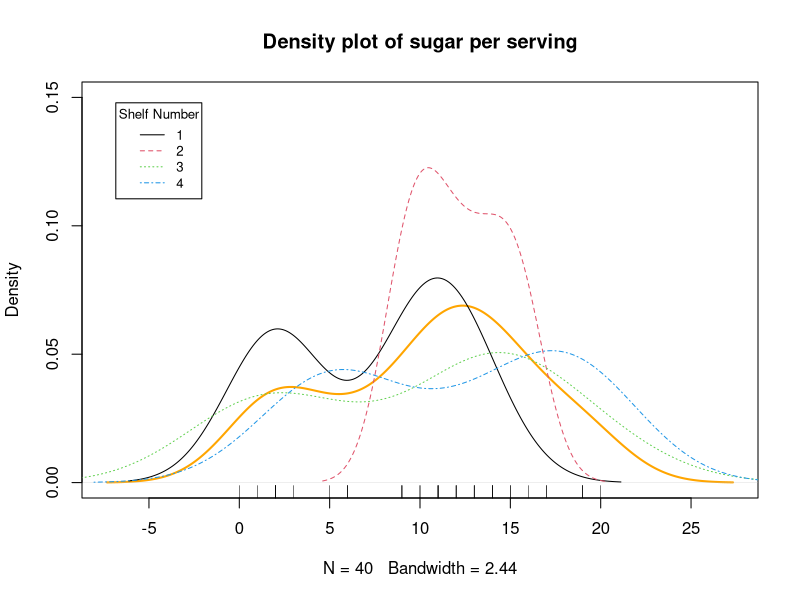
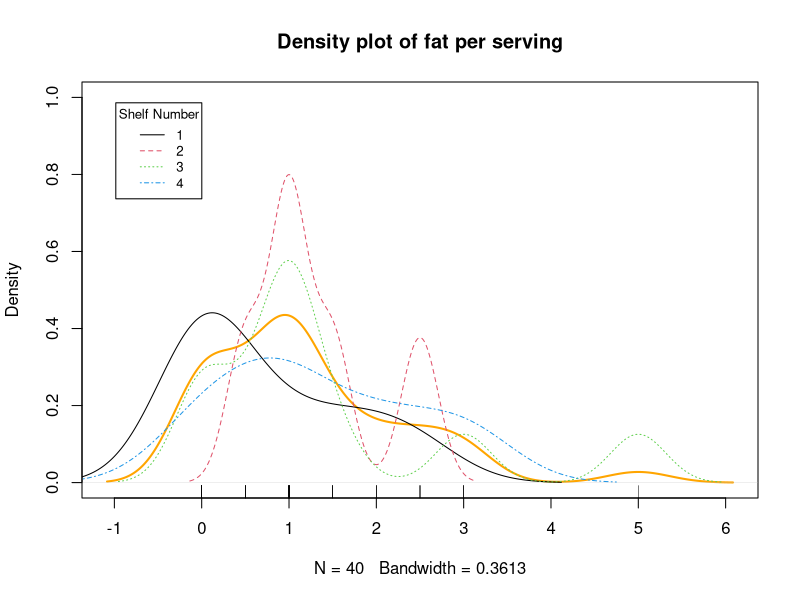
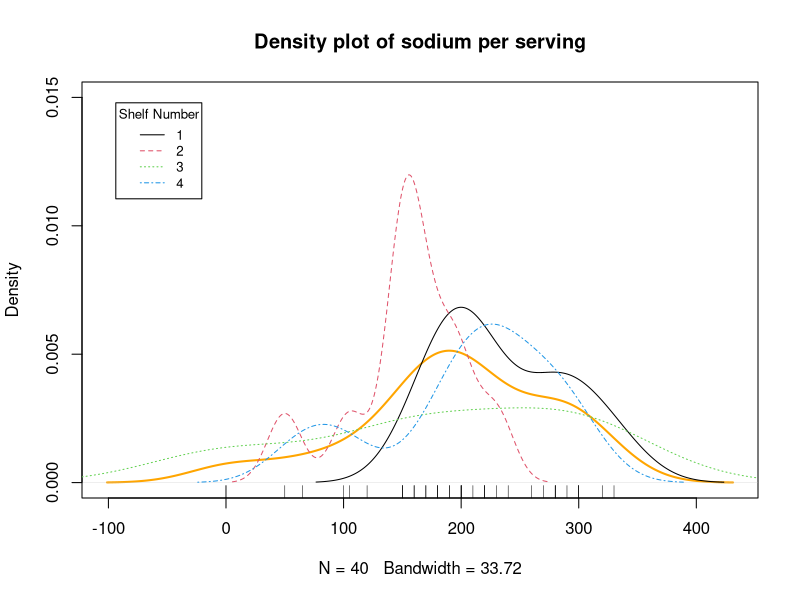
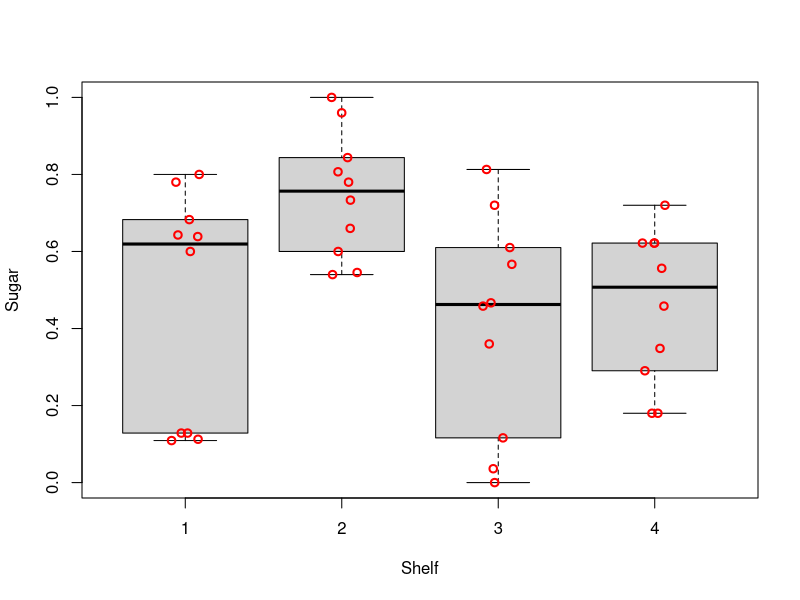
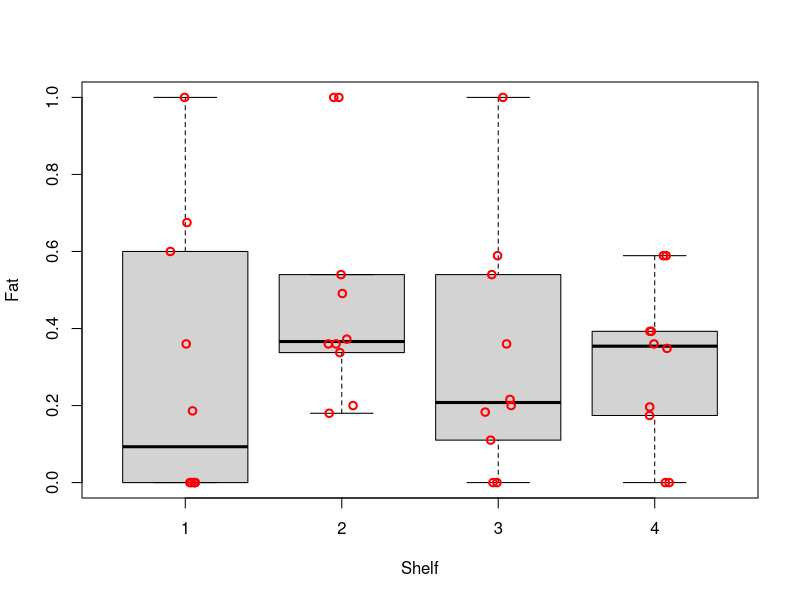
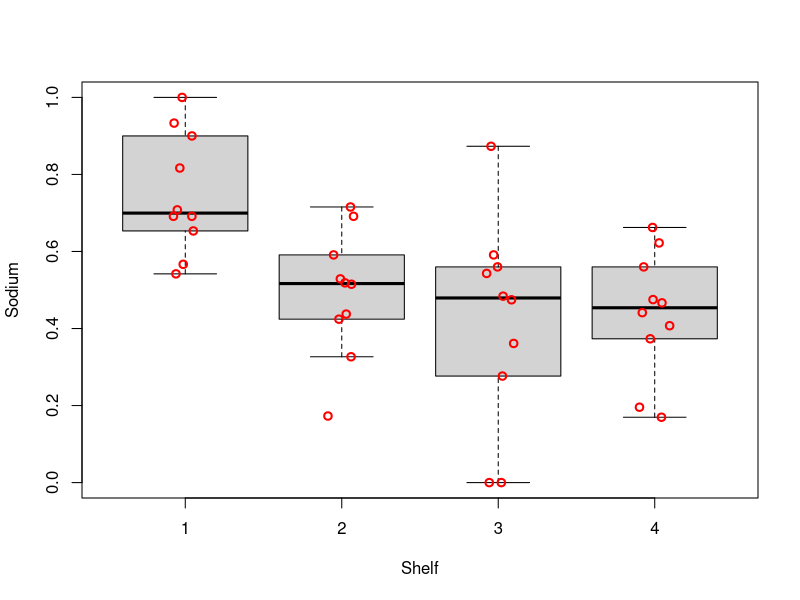
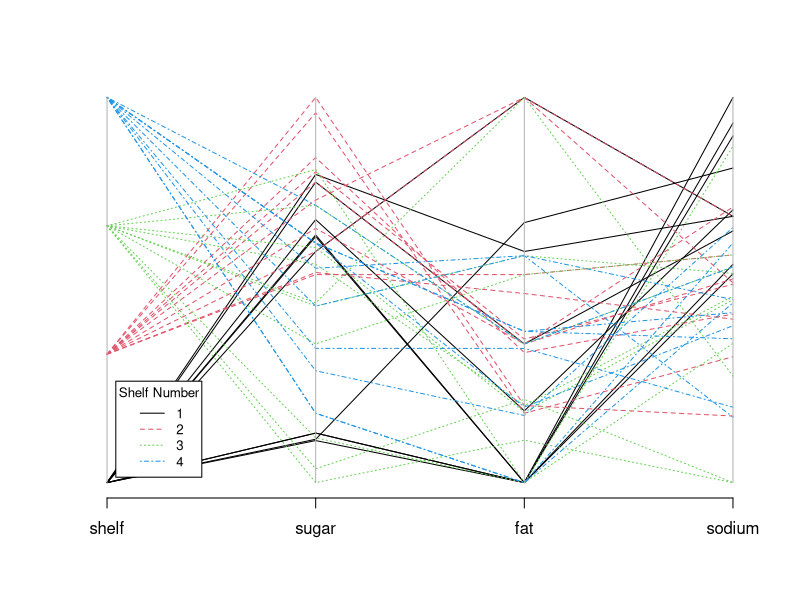
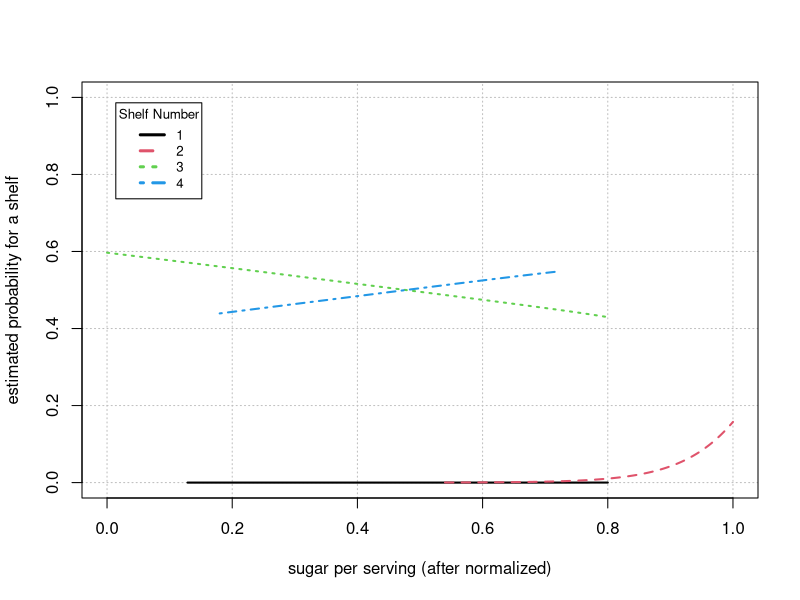

Source code (R) for these figures, in order:
## ---- chunk 1
# add packages
library(car)
library(dplyr)
library(Hmisc)
library(knitr)
library(MASS)
library(nnet)
# prevent source code from running off the page
opts_chunk$set(tidy.opts=list(width.cutoff=70), tidy=TRUE)
# remove all objects from current workspace
rm(list = ls())
# set seed number to reproduce results
set.seed(1)
# load data
d <- read.csv("./dataset/cereal_dillons.csv", header=TRUE, sep=",")
## ---- chunk 2
# structure of data
str(d)
# summary of data
kable(summary(d[, 4:7]))
# list row with missing values
d[!complete.cases(d),]
## ---- chunk 3
# 1. adjust for different serving sizes 
adj.d <- data.frame(shelf = d$Shelf, 
                    sugar = d$sugar_g/d$size_g,
                    fat = d$fat_g/d$size_g, 
                    sodium = (d$sodium_mg/1000)/d$size_g)
# 2. normalize data to be within 0 and 1
normalize <- function(x) { (x-min(x))/(max(x)-min(x)) }
norm.d <- data.frame(shelf = adj.d$shelf, 
                     sugar = normalize(adj.d$sugar),
                     fat = normalize(adj.d$fat),
                     sodium = normalize(adj.d$sodium))
## ---- chunk 4
# explanatory variable: sugar
plot(density(d$sugar_g), col = "orange", lwd = 2, ylim = c(0, 0.15), main = "Density plot of sugar per serving")
lapply(seq(1, 4), function(shelf) lines(density(d[which(d$Shelf == shelf),]$sugar_g), col = shelf, lty = shelf))
rug(d$sugar_g)
legend("topleft", cex = 0.8, inset = .05, title = "Shelf Number", 
       legend = seq(1, 4), col = seq(1, 4), lty = seq(1, 4))

# explanatory variable: fat
plot(density(d$fat_g), col = "orange", lwd = 2, ylim = c(0, 1), main = "Density plot of fat per serving")
lapply(seq(1, 4), function(shelf) lines(density(d[which(d$Shelf == shelf),]$fat_g), col = shelf, lty = shelf))
rug(d$fat_g)
legend("topleft", cex = 0.8, inset = .05, title = "Shelf Number", 
       legend = seq(1, 4), col = seq(1, 4), lty = seq(1, 4))

# explanatory variable: sodium
plot(density(d$sodium_mg), col = "orange", lwd = 2, ylim = c(0, 0.015), main = "Density plot of sodium per serving")
lapply(seq(1, 4), function(shelf) lines(density(d[which(d$Shelf == shelf),]$sodium_mg), col = shelf, lty = shelf))
rug(d$sodium_mg)
legend("topleft", cex = 0.8, inset = .05, title = "Shelf Number", 
       legend = seq(1, 4), col = seq(1, 4), lty = seq(1, 4))
## ---- chunk 5
# explanatory variable: sugar
boxplot(formula = sugar ~ shelf, data = norm.d, ylab = "Sugar", xlab = "Shelf", pars = list(outpch=NA))
stripchart(x = norm.d$sugar ~ norm.d$shelf, lwd = 2, col = "red", method = "jitter", vertical = TRUE, pch = 1, add = TRUE)

# explanatory variable: fat
boxplot(formula = fat ~ shelf, data = norm.d, ylab = "Fat", xlab = "Shelf", pars = list(outpch=NA))
stripchart(x = norm.d$fat ~ norm.d$shelf, lwd = 2, col = "red", method = "jitter", vertical = TRUE, pch = 1, add = TRUE)

# explanatory variable: sodium
boxplot(formula = sodium ~ shelf, data = norm.d, ylab = "Sodium", xlab = "Shelf", pars = list(outpch=NA))
stripchart(x = norm.d$sodium ~ norm.d$shelf, lwd = 2, col = "red", method = "jitter", vertical = TRUE, pch = 1, add = TRUE)
## ---- chunk 6
parcoord(x = norm.d, col = norm.d$shelf, lty = norm.d$shelf)  
legend("bottomleft", cex = 0.8, inset = .05, title = "Shelf Number",  bg = "white",
       legend = seq(1, 4), col = seq(1, 4), lty = seq(1, 4))
## ---- chunk 7
# print out the mean and standard deviation 
norm.d %>% 
  group_by(shelf) %>% 
  summarise(mean.sugar=mean(sugar), sd.sugar=sd(sugar), 
            mean.fat=mean(fat), sd.fat=sd(fat),
            mean.sodium=mean(sodium), sd.sodium=sd(sodium))
## ---- chunk 8
# set shelf 2 as the base level
norm.d$shelf <- factor(norm.d$shelf)
norm.d$shelf <- relevel(norm.d$shelf, ref="2")
# estimate multinomial regression model 
m <- multinom(formula = shelf ~ sugar + fat + sodium, data = norm.d)
summary(m)
# perform LRT to examine importance of each variable
Anova(m)
## ---- chunk 9
saturated.m <- multinom(formula = shelf ~ sugar * fat * sodium, data = norm.d)
Anova(saturated.m)
## ---- chunk 10
# Apple Jack's content
serving <- 28
sugar <- 12
fat <- 0.5
sodium <- 130
# predict Apple Jack's shelf placement
predict(object = m, 
        data.frame(sugar = (sugar/serving - min(adj.d$sugar))/(max(adj.d$sugar)-min(adj.d$sugar)),
                   fat = (fat/serving - min(adj.d$fat))/(max(adj.d$fat)-min(adj.d$fat)),
                   sodium = (sodium/serving - min(adj.d$sodium))/(max(adj.d$sodium)-min(adj.d$sodium))),
        type = "probs")
## ---- chunk 11

beta.hat <- coefficients(m)
mean.fat <- mean(norm.d$fat)
mean.sodium <- mean(norm.d$sodium)

curve(expr = 1/(1 + exp(beta.hat[1,1] + beta.hat[1,2]*x + mean.fat + mean.sodium) + exp(beta.hat[2,1] + beta.hat[2,2]*x + mean.fat + mean.sodium) + exp(beta.hat[3,1] + beta.hat[3,2]*x + mean.fat + mean.sodium)), 
      ylab = 'estimated probability for a shelf', xlab = 'sugar per serving (after normalized)',
      ylim = c(0,1), xlim = c(0,1), type = 'n',
      panel.first = grid(col = "gray", lty = "dotted"))

# pi.hat.shelf.1
curve(expr = exp(beta.hat[1,1] + beta.hat[1,2]*x + mean.fat + mean.sodium)/(1 + exp(beta.hat[1,1] + beta.hat[1,2]*x + mean.fat + mean.sodium) + exp(beta.hat[2,1] + beta.hat[2,2]*x + mean.fat + mean.sodium) + exp(beta.hat[3,1] + beta.hat[3,2]*x + mean.fat + mean.sodium)),
  col = 1, lty = 1, lwd = 2, n = 1000, add = TRUE,
  xlim = c(norm.d$sugar[norm.d$shelf == 1]), max(norm.d$sugar[norm.d$shelf == 1]))

# pi.hat.shelf.2 
curve(expr = 1/(1 + exp(beta.hat[1,1] + beta.hat[1,2]*x + mean.fat + mean.sodium) + exp(beta.hat[2,1] + beta.hat[2,2]*x + mean.fat + mean.sodium) + exp(beta.hat[3,1] + beta.hat[3,2]*x + mean.fat + mean.sodium)),
  col = 2, lty = 2, lwd = 2, n = 1000, add = TRUE,
  xlim = c(min(norm.d$sugar[norm.d$shelf == 2]), max(norm.d$sugar[norm.d$shelf == 2])))

# pi.hat.shelf.3
curve(expr = exp(beta.hat[2,1] + beta.hat[2,2]*x + mean.fat + mean.sodium)/(1 + exp(beta.hat[1,1] + beta.hat[1,2]*x + mean.fat + mean.sodium) + exp(beta.hat[2,1] + beta.hat[2,2]*x + mean.fat + mean.sodium) + exp(beta.hat[3,1] + beta.hat[3,2]*x + mean.fat + mean.sodium)),
  col = 3, lty = 3, lwd = 2, n = 1000, add = TRUE,
  xlim = c(min(norm.d$sugar[norm.d$shelf == 3]), max(norm.d$sugar[norm.d$shelf == 1]))) 

# pi.hat.shelf.4
curve(expr = exp(beta.hat[3,1] + beta.hat[3,2]*x + mean.fat + mean.sodium)/(1 + exp(beta.hat[1,1] + beta.hat[1,2]*x + mean.fat + mean.sodium) + exp(beta.hat[2,1] + beta.hat[2,2]*x + mean.fat + mean.sodium) + exp(beta.hat[3,1] + beta.hat[3,2]*x + mean.fat + mean.sodium)),
  col = 4, lty = 4, lwd = 2, n = 1000, add = TRUE,
  xlim = c(min(norm.d$sugar[norm.d$shelf == 4]), max(norm.d$sugar[norm.d$shelf == 4]))) 

# legend
legend('topleft', cex=0.8, inset=.05, title='Shelf Number', legend=seq(1,4), col=seq(1,4), lty=seq(1,4), lwd=rep(3,4))
## ---- chunk 12
# standard deviation
sd.d <- apply(norm.d[2:4], 2, sd) 
round(sd.d, 2)

# wald ci
conf.beta <- confint(m, level=0.95)
ci.or.shelf.1 <- exp(sd.d * conf.beta[2:4, 1:2, 1])
ci.or.shelf.2 <- exp(sd.d * conf.beta[2:4, 1:2, 2])
ci.or.shelf.3 <- exp(sd.d * conf.beta[2:4, 1:2, 3])

print('odd ratio for shelf 1 vs shelf 2:')
#round(exp(sd.d * beta.hat[1, 2:4]), 2)
round(1/exp(sd.d * beta.hat[1, 2:4]), 2)
round(data.frame(low=1/ci.or.shelf.1[,2], up=1/ci.or.shelf.1[,1]), 2)

print('odd ratio for shelf 3 vs shelf 2:')
#round(exp(sd.d * beta.hat[2, 2:4]), 2)
round(1/exp(sd.d * beta.hat[2, 2:4]), 2)
round(data.frame(low=1/ci.or.shelf.2[,2], up=1/ci.or.shelf.2[,1]), 2)

print('odd ratio for shelf 4 vs shelf 2:')
#round(exp(sd.d * beta.hat[3, 2:4]), 2)
round(1/exp(sd.d * beta.hat[3, 2:4]), 2)
round(data.frame(low=1/ci.or.shelf.3[,2], up=1/ci.or.shelf.3[,1]), 2)
